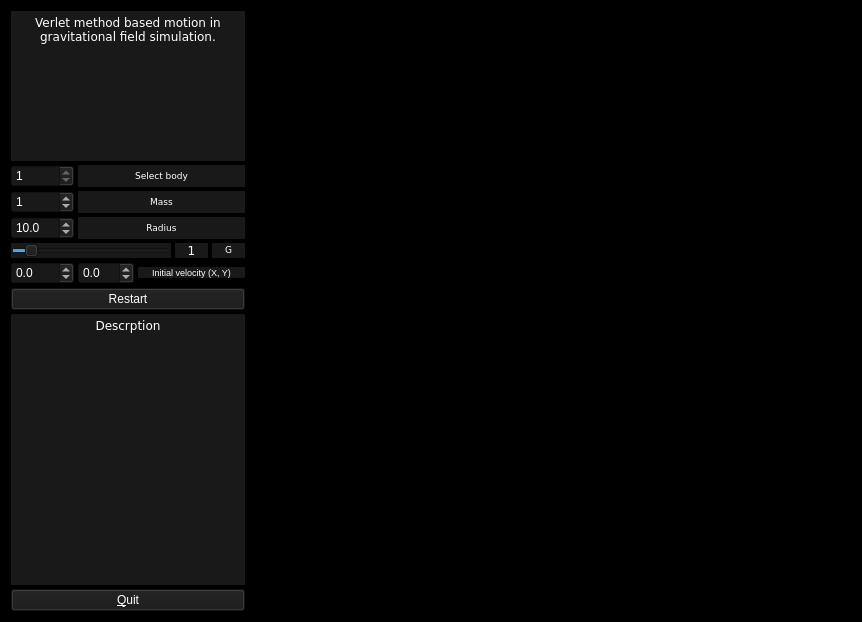
<?xml version="1.0" encoding="UTF-8"?>
<ui version="4.0">
 <class>VerletClass</class>
 <widget class="QMainWindow" name="VerletClass">
  <property name="geometry">
   <rect>
    <x>0</x>
    <y>0</y>
    <width>862</width>
    <height>622</height>
   </rect>
  </property>
  <property name="windowTitle">
   <string>Verlet</string>
  </property>
  <property name="styleSheet">
   <string notr="true">background-color: rgb(0, 0, 0);</string>
  </property>
  <property name="animated">
   <bool>true</bool>
  </property>
  <widget class="QWidget" name="centralWidget">
   <layout class="QHBoxLayout" name="horizontalLayout">
    <item>
     <layout class="QGridLayout" name="gridLayout">
      <property name="spacing">
       <number>4</number>
      </property>
      <item row="5" column="0">
       <widget class="QDoubleSpinBox" name="doubleSpinBox_5">
        <property name="sizePolicy">
         <sizepolicy hsizetype="Maximum" vsizetype="Maximum">
          <horstretch>0</horstretch>
          <verstretch>0</verstretch>
         </sizepolicy>
        </property>
        <property name="minimumSize">
         <size>
          <width>20</width>
          <height>0</height>
         </size>
        </property>
        <property name="maximumSize">
         <size>
          <width>100</width>
          <height>16777215</height>
         </size>
        </property>
        <property name="acceptDrops">
         <bool>false</bool>
        </property>
        <property name="styleSheet">
         <string notr="true">color: rgb(255, 255, 255);
background-color: rgb(25, 25, 25);</string>
        </property>
        <property name="decimals">
         <number>1</number>
        </property>
        <property name="minimum">
         <double>-500.000000000000000</double>
        </property>
        <property name="maximum">
         <double>500.000000000000000</double>
        </property>
        <property name="singleStep">
         <double>1.500000000000000</double>
        </property>
       </widget>
      </item>
      <item row="9" column="0" colspan="5">
       <widget class="QPushButton" name="pushButton">
        <property name="minimumSize">
         <size>
          <width>20</width>
          <height>0</height>
         </size>
        </property>
        <property name="maximumSize">
         <size>
          <width>300</width>
          <height>300</height>
         </size>
        </property>
        <property name="acceptDrops">
         <bool>false</bool>
        </property>
        <property name="autoFillBackground">
         <bool>false</bool>
        </property>
        <property name="styleSheet">
         <string notr="true">color: rgb(255, 255, 255);
background-color: rgb(25, 25, 25);</string>
        </property>
        <property name="text">
         <string>&amp;Quit</string>
        </property>
       </widget>
      </item>
      <item row="5" column="1">
       <widget class="QDoubleSpinBox" name="doubleSpinBox_2">
        <property name="enabled">
         <bool>true</bool>
        </property>
        <property name="sizePolicy">
         <sizepolicy hsizetype="Maximum" vsizetype="Maximum">
          <horstretch>0</horstretch>
          <verstretch>0</verstretch>
         </sizepolicy>
        </property>
        <property name="minimumSize">
         <size>
          <width>20</width>
          <height>0</height>
         </size>
        </property>
        <property name="maximumSize">
         <size>
          <width>100</width>
          <height>16777215</height>
         </size>
        </property>
        <property name="acceptDrops">
         <bool>false</bool>
        </property>
        <property name="styleSheet">
         <string notr="true">color: rgb(255, 255, 255);
background-color: rgb(25, 25, 25);</string>
        </property>
        <property name="decimals">
         <number>1</number>
        </property>
        <property name="minimum">
         <double>-500.000000000000000</double>
        </property>
        <property name="maximum">
         <double>500.000000000000000</double>
        </property>
        <property name="singleStep">
         <double>1.500000000000000</double>
        </property>
       </widget>
      </item>
      <item row="7" column="0" colspan="5">
       <widget class="QTextBrowser" name="textBrowser_2">
        <property name="minimumSize">
         <size>
          <width>20</width>
          <height>0</height>
         </size>
        </property>
        <property name="maximumSize">
         <size>
          <width>300</width>
          <height>300</height>
         </size>
        </property>
        <property name="font">
         <font>
          <family>Verdana</family>
          <pointsize>9</pointsize>
         </font>
        </property>
        <property name="acceptDrops">
         <bool>false</bool>
        </property>
        <property name="autoFillBackground">
         <bool>false</bool>
        </property>
        <property name="styleSheet">
         <string notr="true">background-color: rgb(25, 25, 25);
color: rgb(255, 255, 255);</string>
        </property>
        <property name="frameShape">
         <enum>QFrame::NoFrame</enum>
        </property>
        <property name="frameShadow">
         <enum>QFrame::Plain</enum>
        </property>
        <property name="lineWidth">
         <number>0</number>
        </property>
        <property name="lineWrapMode">
         <enum>QTextEdit::WidgetWidth</enum>
        </property>
        <property name="readOnly">
         <bool>true</bool>
        </property>
        <property name="html">
         <string>&lt;!DOCTYPE HTML PUBLIC &quot;-//W3C//DTD HTML 4.0//EN&quot; &quot;http://www.w3.org/TR/REC-html40/strict.dtd&quot;&gt;
&lt;html&gt;&lt;head&gt;&lt;meta name=&quot;qrichtext&quot; content=&quot;1&quot; /&gt;&lt;style type=&quot;text/css&quot;&gt;
p, li { white-space: pre-wrap; }
&lt;/style&gt;&lt;/head&gt;&lt;body style=&quot; font-family:'Verdana'; font-size:9pt; font-weight:400; font-style:normal;&quot;&gt;
&lt;p align=&quot;center&quot; style=&quot; margin-top:0px; margin-bottom:0px; margin-left:0px; margin-right:0px; -qt-block-indent:0; text-indent:0px;&quot;&gt;Descrption&lt;/p&gt;&lt;/body&gt;&lt;/html&gt;</string>
        </property>
        <property name="acceptRichText">
         <bool>true</bool>
        </property>
       </widget>
      </item>
      <item row="8" column="0" colspan="5">
       <spacer name="verticalSpacer">
        <property name="minimumSize">
         <size>
          <width>20</width>
          <height>0</height>
         </size>
        </property>
        <property name="maximumSize">
         <size>
          <width>300</width>
          <height>16777215</height>
         </size>
        </property>
        <property name="acceptDrops">
         <bool>false</bool>
        </property>
        <property name="orientation">
         <enum>Qt::Vertical</enum>
        </property>
        <property name="sizeType">
         <enum>QSizePolicy::Maximum</enum>
        </property>
        <property name="sizeHint" stdset="0">
         <size>
          <width>248</width>
          <height>128</height>
         </size>
        </property>
       </spacer>
      </item>
      <item row="6" column="0" colspan="5">
       <widget class="QPushButton" name="pushButton_2">
        <property name="sizePolicy">
         <sizepolicy hsizetype="Expanding" vsizetype="Fixed">
          <horstretch>0</horstretch>
          <verstretch>0</verstretch>
         </sizepolicy>
        </property>
        <property name="maximumSize">
         <size>
          <width>300</width>
          <height>300</height>
         </size>
        </property>
        <property name="acceptDrops">
         <bool>false</bool>
        </property>
        <property name="styleSheet">
         <string notr="true">color: rgb(255, 255, 255);
background-color: rgb(25, 25, 25);</string>
        </property>
        <property name="text">
         <string>Restart</string>
        </property>
       </widget>
      </item>
      <item row="5" column="2" colspan="3">
       <widget class="QLabel" name="label_3">
        <property name="sizePolicy">
         <sizepolicy hsizetype="Maximum" vsizetype="Maximum">
          <horstretch>0</horstretch>
          <verstretch>0</verstretch>
         </sizepolicy>
        </property>
        <property name="minimumSize">
         <size>
          <width>20</width>
          <height>0</height>
         </size>
        </property>
        <property name="maximumSize">
         <size>
          <width>150</width>
          <height>16777215</height>
         </size>
        </property>
        <property name="font">
         <font>
          <family>MS Shell Dlg 2</family>
          <pointsize>6</pointsize>
          <weight>50</weight>
          <italic>false</italic>
          <bold>false</bold>
         </font>
        </property>
        <property name="acceptDrops">
         <bool>false</bool>
        </property>
        <property name="layoutDirection">
         <enum>Qt::RightToLeft</enum>
        </property>
        <property name="styleSheet">
         <string notr="true">background-color: rgb(25, 25, 25);
font: 6pt &quot;MS Shell Dlg 2&quot;;
font: 6pt &quot;MS Shell Dlg 2&quot;;</string>
        </property>
        <property name="text">
         <string>&lt;html&gt;&lt;head/&gt;&lt;body&gt;&lt;p&gt;&lt;span style=&quot; font-size:7pt; color:#ffffff;&quot;&gt;Initial velocity (X, Y)&lt;/span&gt;&lt;/p&gt;&lt;/body&gt;&lt;/html&gt;</string>
        </property>
        <property name="alignment">
         <set>Qt::AlignCenter</set>
        </property>
        <property name="margin">
         <number>5</number>
        </property>
       </widget>
      </item>
      <item row="0" column="0" colspan="5">
       <widget class="QTextBrowser" name="textBrowser">
        <property name="minimumSize">
         <size>
          <width>20</width>
          <height>0</height>
         </size>
        </property>
        <property name="maximumSize">
         <size>
          <width>300</width>
          <height>150</height>
         </size>
        </property>
        <property name="font">
         <font>
          <family>Verdana</family>
          <pointsize>9</pointsize>
         </font>
        </property>
        <property name="acceptDrops">
         <bool>false</bool>
        </property>
        <property name="autoFillBackground">
         <bool>false</bool>
        </property>
        <property name="styleSheet">
         <string notr="true">background-color: rgb(25, 25, 25);</string>
        </property>
        <property name="frameShape">
         <enum>QFrame::NoFrame</enum>
        </property>
        <property name="frameShadow">
         <enum>QFrame::Plain</enum>
        </property>
        <property name="lineWidth">
         <number>0</number>
        </property>
        <property name="lineWrapMode">
         <enum>QTextEdit::WidgetWidth</enum>
        </property>
        <property name="readOnly">
         <bool>true</bool>
        </property>
        <property name="html">
         <string>&lt;!DOCTYPE HTML PUBLIC &quot;-//W3C//DTD HTML 4.0//EN&quot; &quot;http://www.w3.org/TR/REC-html40/strict.dtd&quot;&gt;
&lt;html&gt;&lt;head&gt;&lt;meta name=&quot;qrichtext&quot; content=&quot;1&quot; /&gt;&lt;style type=&quot;text/css&quot;&gt;
p, li { white-space: pre-wrap; }
&lt;/style&gt;&lt;/head&gt;&lt;body style=&quot; font-family:'Verdana'; font-size:9pt; font-weight:400; font-style:normal;&quot;&gt;
&lt;p align=&quot;center&quot; style=&quot; margin-top:0px; margin-bottom:0px; margin-left:0px; margin-right:0px; -qt-block-indent:0; text-indent:0px;&quot;&gt;&lt;span style=&quot; color:#ffffff;&quot;&gt;Verlet method based motion in gravitational field simulation.&lt;/span&gt;&lt;/p&gt;&lt;/body&gt;&lt;/html&gt;</string>
        </property>
        <property name="acceptRichText">
         <bool>true</bool>
        </property>
       </widget>
      </item>
      <item row="1" column="0">
       <widget class="QSpinBox" name="spinBox">
        <property name="enabled">
         <bool>true</bool>
        </property>
        <property name="sizePolicy">
         <sizepolicy hsizetype="Minimum" vsizetype="Maximum">
          <horstretch>0</horstretch>
          <verstretch>0</verstretch>
         </sizepolicy>
        </property>
        <property name="minimumSize">
         <size>
          <width>20</width>
          <height>0</height>
         </size>
        </property>
        <property name="maximumSize">
         <size>
          <width>150</width>
          <height>80</height>
         </size>
        </property>
        <property name="mouseTracking">
         <bool>false</bool>
        </property>
        <property name="acceptDrops">
         <bool>false</bool>
        </property>
        <property name="layoutDirection">
         <enum>Qt::LeftToRight</enum>
        </property>
        <property name="autoFillBackground">
         <bool>false</bool>
        </property>
        <property name="styleSheet">
         <string notr="true">color: rgb(255, 255, 255);
background-color: rgb(25, 25, 25);</string>
        </property>
        <property name="minimum">
         <number>1</number>
        </property>
        <property name="maximum">
         <number>1</number>
        </property>
       </widget>
      </item>
      <item row="1" column="1" colspan="4">
       <widget class="QLabel" name="label">
        <property name="sizePolicy">
         <sizepolicy hsizetype="Minimum" vsizetype="Maximum">
          <horstretch>0</horstretch>
          <verstretch>0</verstretch>
         </sizepolicy>
        </property>
        <property name="minimumSize">
         <size>
          <width>20</width>
          <height>0</height>
         </size>
        </property>
        <property name="maximumSize">
         <size>
          <width>200</width>
          <height>80</height>
         </size>
        </property>
        <property name="font">
         <font>
          <family>Verdana</family>
         </font>
        </property>
        <property name="acceptDrops">
         <bool>false</bool>
        </property>
        <property name="layoutDirection">
         <enum>Qt::RightToLeft</enum>
        </property>
        <property name="styleSheet">
         <string notr="true">background-color: rgb(25, 25, 25);</string>
        </property>
        <property name="text">
         <string>&lt;html&gt;&lt;head/&gt;&lt;body&gt;&lt;p&gt;&lt;span style=&quot; font-size:7pt; color:#ffffff;&quot;&gt;Select body&lt;/span&gt;&lt;/p&gt;&lt;/body&gt;&lt;/html&gt;</string>
        </property>
        <property name="alignment">
         <set>Qt::AlignCenter</set>
        </property>
        <property name="margin">
         <number>5</number>
        </property>
       </widget>
      </item>
      <item row="4" column="3">
       <widget class="QLabel" name="label_6">
        <property name="sizePolicy">
         <sizepolicy hsizetype="Minimum" vsizetype="Maximum">
          <horstretch>0</horstretch>
          <verstretch>0</verstretch>
         </sizepolicy>
        </property>
        <property name="minimumSize">
         <size>
          <width>20</width>
          <height>0</height>
         </size>
        </property>
        <property name="maximumSize">
         <size>
          <width>300</width>
          <height>80</height>
         </size>
        </property>
        <property name="font">
         <font>
          <family>Verdana</family>
         </font>
        </property>
        <property name="acceptDrops">
         <bool>false</bool>
        </property>
        <property name="layoutDirection">
         <enum>Qt::RightToLeft</enum>
        </property>
        <property name="styleSheet">
         <string notr="true">background-color: rgb(25, 25, 25);
color: rgb(255, 255, 255);</string>
        </property>
        <property name="text">
         <string>&lt;html&gt;&lt;head/&gt;&lt;body&gt;&lt;p&gt;1&lt;/p&gt;&lt;/body&gt;&lt;/html&gt;</string>
        </property>
        <property name="alignment">
         <set>Qt::AlignCenter</set>
        </property>
        <property name="margin">
         <number>5</number>
        </property>
       </widget>
      </item>
      <item row="4" column="0" colspan="3">
       <widget class="QSlider" name="horizontalSlider">
        <property name="sizePolicy">
         <sizepolicy hsizetype="Minimum" vsizetype="Maximum">
          <horstretch>0</horstretch>
          <verstretch>0</verstretch>
         </sizepolicy>
        </property>
        <property name="minimumSize">
         <size>
          <width>20</width>
          <height>0</height>
         </size>
        </property>
        <property name="maximumSize">
         <size>
          <width>300</width>
          <height>80</height>
         </size>
        </property>
        <property name="acceptDrops">
         <bool>false</bool>
        </property>
        <property name="styleSheet">
         <string notr="true">background-color: rgb(25, 25, 25);</string>
        </property>
        <property name="minimum">
         <number>-100</number>
        </property>
        <property name="maximum">
         <number>1000</number>
        </property>
        <property name="value">
         <number>1</number>
        </property>
        <property name="orientation">
         <enum>Qt::Horizontal</enum>
        </property>
       </widget>
      </item>
      <item row="4" column="4">
       <widget class="QLabel" name="label_4">
        <property name="sizePolicy">
         <sizepolicy hsizetype="Minimum" vsizetype="Maximum">
          <horstretch>0</horstretch>
          <verstretch>0</verstretch>
         </sizepolicy>
        </property>
        <property name="minimumSize">
         <size>
          <width>20</width>
          <height>0</height>
         </size>
        </property>
        <property name="maximumSize">
         <size>
          <width>300</width>
          <height>80</height>
         </size>
        </property>
        <property name="font">
         <font>
          <family>Verdana</family>
         </font>
        </property>
        <property name="acceptDrops">
         <bool>false</bool>
        </property>
        <property name="layoutDirection">
         <enum>Qt::RightToLeft</enum>
        </property>
        <property name="styleSheet">
         <string notr="true">background-color: rgb(25, 25, 25);</string>
        </property>
        <property name="text">
         <string>&lt;html&gt;&lt;head/&gt;&lt;body&gt;&lt;p&gt;&lt;span style=&quot; font-size:7pt; color:#ffffff;&quot;&gt;G&lt;/span&gt;&lt;/p&gt;&lt;/body&gt;&lt;/html&gt;</string>
        </property>
        <property name="alignment">
         <set>Qt::AlignCenter</set>
        </property>
        <property name="margin">
         <number>5</number>
        </property>
       </widget>
      </item>
      <item row="2" column="0">
       <widget class="QDoubleSpinBox" name="doubleSpinBox_3">
        <property name="sizePolicy">
         <sizepolicy hsizetype="Minimum" vsizetype="Maximum">
          <horstretch>0</horstretch>
          <verstretch>0</verstretch>
         </sizepolicy>
        </property>
        <property name="minimumSize">
         <size>
          <width>20</width>
          <height>0</height>
         </size>
        </property>
        <property name="maximumSize">
         <size>
          <width>150</width>
          <height>80</height>
         </size>
        </property>
        <property name="acceptDrops">
         <bool>false</bool>
        </property>
        <property name="styleSheet">
         <string notr="true">color: rgb(255, 255, 255);
background-color: rgb(25, 25, 25);</string>
        </property>
        <property name="decimals">
         <number>0</number>
        </property>
        <property name="minimum">
         <double>0.000000000000000</double>
        </property>
        <property name="maximum">
         <double>100000.000000000000000</double>
        </property>
        <property name="singleStep">
         <double>100.000000000000000</double>
        </property>
        <property name="value">
         <double>1.000000000000000</double>
        </property>
       </widget>
      </item>
      <item row="3" column="0">
       <widget class="QDoubleSpinBox" name="doubleSpinBox_4">
        <property name="sizePolicy">
         <sizepolicy hsizetype="Minimum" vsizetype="Maximum">
          <horstretch>0</horstretch>
          <verstretch>0</verstretch>
         </sizepolicy>
        </property>
        <property name="minimumSize">
         <size>
          <width>20</width>
          <height>0</height>
         </size>
        </property>
        <property name="maximumSize">
         <size>
          <width>150</width>
          <height>80</height>
         </size>
        </property>
        <property name="acceptDrops">
         <bool>false</bool>
        </property>
        <property name="styleSheet">
         <string notr="true">color: rgb(255, 255, 255);
background-color: rgb(25, 25, 25);</string>
        </property>
        <property name="readOnly">
         <bool>false</bool>
        </property>
        <property name="buttonSymbols">
         <enum>QAbstractSpinBox::UpDownArrows</enum>
        </property>
        <property name="decimals">
         <number>1</number>
        </property>
        <property name="minimum">
         <double>0.100000000000000</double>
        </property>
        <property name="singleStep">
         <double>1.500000000000000</double>
        </property>
        <property name="value">
         <double>10.000000000000000</double>
        </property>
       </widget>
      </item>
      <item row="2" column="1" colspan="4">
       <widget class="QLabel" name="label_2">
        <property name="sizePolicy">
         <sizepolicy hsizetype="Minimum" vsizetype="Maximum">
          <horstretch>0</horstretch>
          <verstretch>0</verstretch>
         </sizepolicy>
        </property>
        <property name="minimumSize">
         <size>
          <width>20</width>
          <height>0</height>
         </size>
        </property>
        <property name="maximumSize">
         <size>
          <width>200</width>
          <height>80</height>
         </size>
        </property>
        <property name="font">
         <font>
          <family>Verdana</family>
         </font>
        </property>
        <property name="acceptDrops">
         <bool>false</bool>
        </property>
        <property name="layoutDirection">
         <enum>Qt::RightToLeft</enum>
        </property>
        <property name="styleSheet">
         <string notr="true">background-color: rgb(25, 25, 25);</string>
        </property>
        <property name="text">
         <string>&lt;html&gt;&lt;head/&gt;&lt;body&gt;&lt;p&gt;&lt;span style=&quot; font-size:7pt; color:#ffffff;&quot;&gt;Mass&lt;/span&gt;&lt;/p&gt;&lt;/body&gt;&lt;/html&gt;</string>
        </property>
        <property name="alignment">
         <set>Qt::AlignCenter</set>
        </property>
        <property name="margin">
         <number>5</number>
        </property>
       </widget>
      </item>
      <item row="3" column="1" colspan="4">
       <widget class="QLabel" name="label_5">
        <property name="sizePolicy">
         <sizepolicy hsizetype="Minimum" vsizetype="Maximum">
          <horstretch>0</horstretch>
          <verstretch>0</verstretch>
         </sizepolicy>
        </property>
        <property name="minimumSize">
         <size>
          <width>20</width>
          <height>0</height>
         </size>
        </property>
        <property name="maximumSize">
         <size>
          <width>200</width>
          <height>80</height>
         </size>
        </property>
        <property name="font">
         <font>
          <family>Verdana</family>
         </font>
        </property>
        <property name="acceptDrops">
         <bool>false</bool>
        </property>
        <property name="layoutDirection">
         <enum>Qt::RightToLeft</enum>
        </property>
        <property name="styleSheet">
         <string notr="true">background-color: rgb(25, 25, 25);</string>
        </property>
        <property name="text">
         <string>&lt;html&gt;&lt;head/&gt;&lt;body&gt;&lt;p&gt;&lt;span style=&quot; font-size:7pt; color:#ffffff;&quot;&gt;Radius&lt;/span&gt;&lt;/p&gt;&lt;/body&gt;&lt;/html&gt;</string>
        </property>
        <property name="alignment">
         <set>Qt::AlignCenter</set>
        </property>
        <property name="margin">
         <number>5</number>
        </property>
       </widget>
      </item>
     </layout>
    </item>
    <item>
     <widget class="GLWidget" name="widget" native="true">
      <property name="enabled">
       <bool>true</bool>
      </property>
      <property name="sizePolicy">
       <sizepolicy hsizetype="Maximum" vsizetype="Maximum">
        <horstretch>0</horstretch>
        <verstretch>0</verstretch>
       </sizepolicy>
      </property>
      <property name="minimumSize">
       <size>
        <width>600</width>
        <height>600</height>
       </size>
      </property>
      <property name="maximumSize">
       <size>
        <width>600</width>
        <height>600</height>
       </size>
      </property>
      <property name="autoFillBackground">
       <bool>false</bool>
      </property>
      <property name="styleSheet">
       <string notr="true">border-color: rgb(54, 54, 54);</string>
      </property>
     </widget>
    </item>
   </layout>
  </widget>
 </widget>
 <layoutdefault spacing="6" margin="11"/>
 <customwidgets>
  <customwidget>
   <class>GLWidget</class>
   <extends>QWidget</extends>
   <header>GLWidget.h</header>
   <container>1</container>
  </customwidget>
 </customwidgets>
 <resources>
  <include location="Verlet.qrc"/>
 </resources>
 <connections>
  <connection>
   <sender>pushButton</sender>
   <signal>released()</signal>
   <receiver>VerletClass</receiver>
   <slot>close()</slot>
   <hints>
    <hint type="sourcelabel">
     <x>644</x>
     <y>453</y>
    </hint>
    <hint type="destinationlabel">
     <x>672</x>
     <y>293</y>
    </hint>
   </hints>
  </connection>
 </connections>
</ui>
